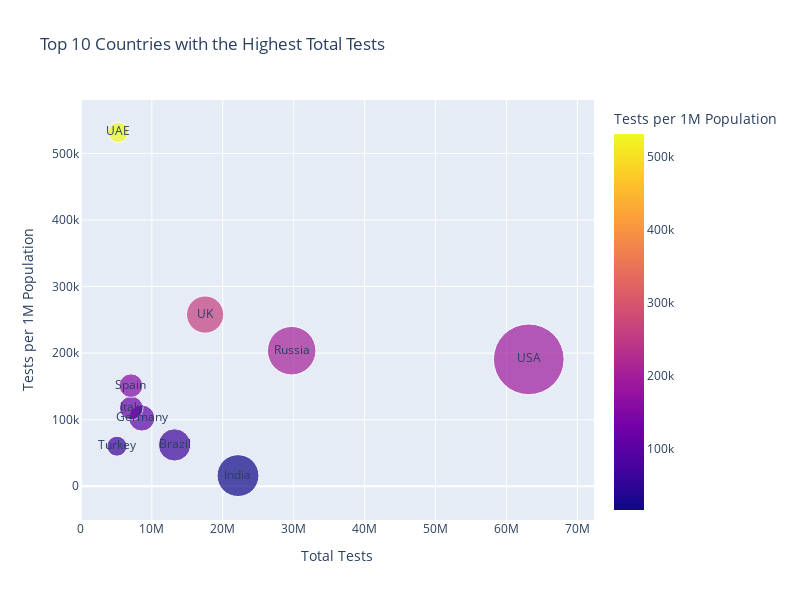

This figure's notebook cell:
### Code cell
top_10_countries = data.nlargest(10, 'TotalTests')

fig = px.scatter(top_10_countries, x='TotalTests', y='Tests/1M pop',
                 size='TotalTests', color='Tests/1M pop',
                 hover_name='Country/Region', text='Country/Region', 
                 size_max=50,
                 labels={'TotalTests': 'Total Tests', 'Tests/1M pop': 'Tests per 1M Population'},
                 title='Top 10 Countries with the Highest Total Tests',
                 width=800, height=600)
plt.savefig('covid_test.png')
fig.show()

### Figure 1 — Plotly figure (JSON) as saved in the notebook; plotly's stock layout.template omitted (floating-point values rounded to 4 significant figures)
{"data": [{"hovertemplate": "<b>%{hovertext}</b><br><br>Total Tests=%{marker.size}<br>Tests per 1M Population=%{marker.color}<br>Country/Region=%{text}<extra></extra>", "hovertext": ["USA", "Russia", "India", "UK", "Brazil", "Germany", "Italy", "Spain", "UAE", "Turkey"], "legendgroup": "", "marker": {"color": [190640, 203623, 16035, 257873, 62085, 102452, 117443, 151087, 531470, 60191], "coloraxis": "coloraxis", "size": [63139605, 29716907, 22149351, 17515234, 13206188, 8586648, 7099713, 7064329, 5262658, 5081802], "sizemode": "area", "sizeref": 25260.0, "symbol": "circle"}, "mode": "markers+text", "name": "", "orientation": "v", "showlegend": false, "text": ["USA", "Russia", "India", "UK", "Brazil", "Germany", "Italy", "Spain", "UAE", "Turkey"], "type": "scatter", "x": [63139605, 29716907, 22149351, 17515234, 13206188, 8586648, 7099713, 7064329, 5262658, 5081802], "xaxis": "x", "y": [190640, 203623, 16035, 257873, 62085, 102452, 117443, 151087, 531470, 60191], "yaxis": "y"}], "layout": {"coloraxis": {"colorbar": {"title": {"text": "Tests per 1M Population"}}, "colorscale": [[0, "#0d0887"], [0.1111, "#46039f"], [0.2222, "#7201a8"], [0.3333, "#9c179e"], [0.4444, "#bd3786"], [0.5556, "#d8576b"], [0.6667, "#ed7953"], [0.7778, "#fb9f3a"], [0.8889, "#fdca26"], [1, "#f0f921"]]}, "height": 600, "legend": {"itemsizing": "constant", "tracegroupgap": 0}, "title": {"text": "Top 10 Countries with the Highest Total Tests"}, "width": 800, "xaxis": {"anchor": "y", "domain": [0, 1], "title": {"text": "Total Tests"}}, "yaxis": {"anchor": "x", "domain": [0, 1], "title": {"text": "Tests per 1M Population"}}}}
